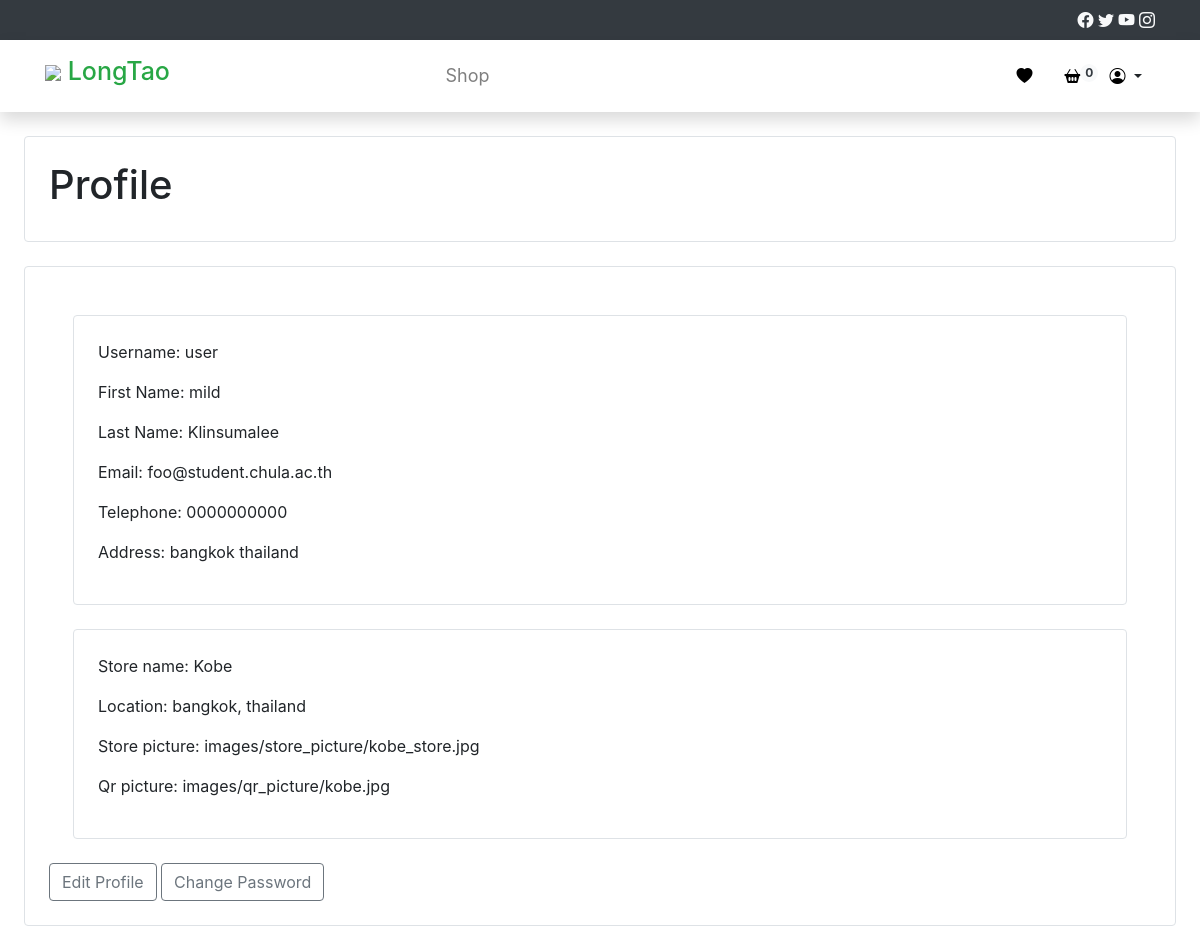
Before: /profile/ (signed in) with the older database file.
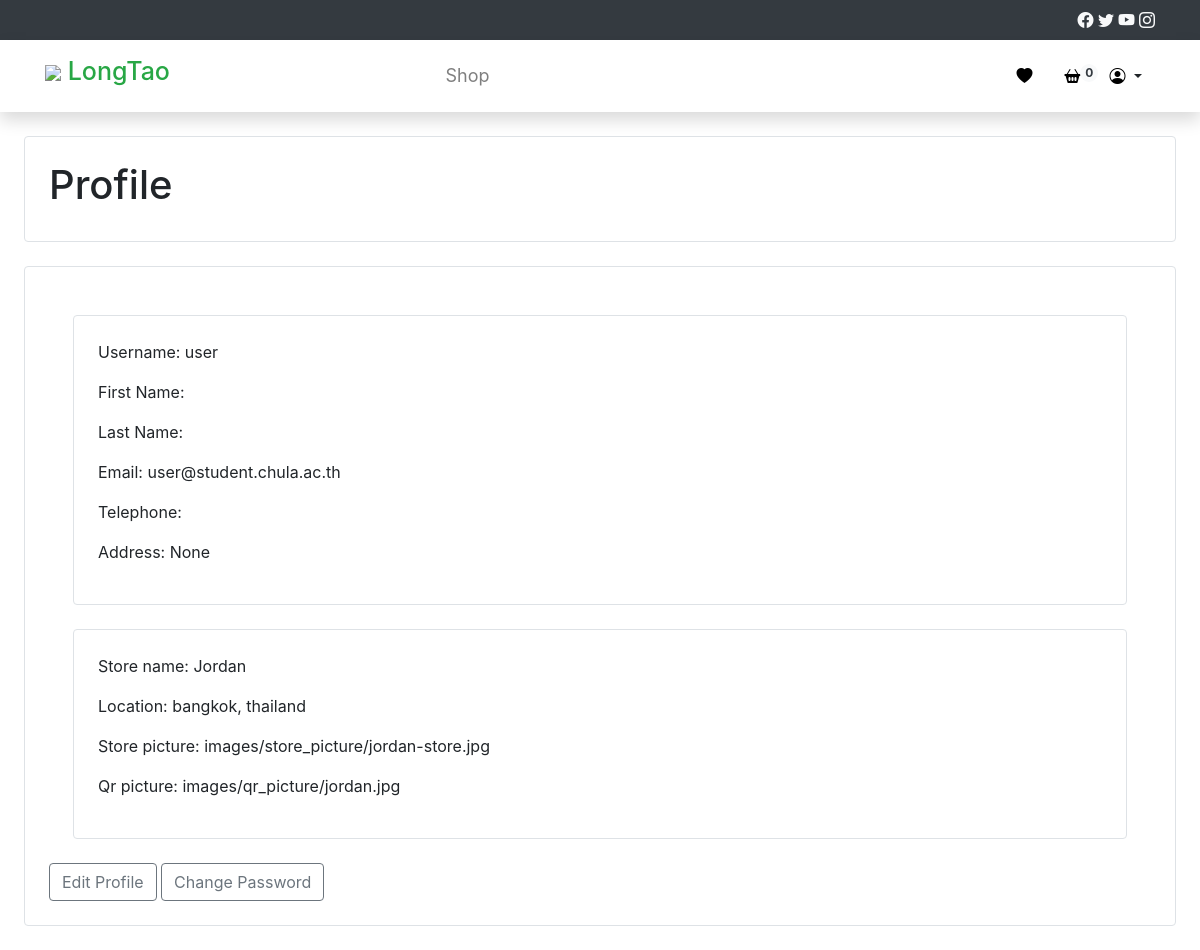
After: the same page with the newer database file.
### Core/models.py (models this page shows)
class User(AbstractUser):
    email = models.EmailField(unique=True,validators=[chula_email_validator])
    telephone = models.CharField(max_length=10, null=False, unique=True, validators=[
        RegexValidator(
            regex=r'^0\d{9}$',
            message='Telephone number must start with 0 and have 10 digits',
            code='invalid_telephone'
        )
    ])
    address = models.CharField(max_length=200, null=True,)

### Vendor/models.py (models this page shows, shortened)
class Vendor(models.Model):
        store_name = models.CharField(max_length=50, null=False)
        user = models.OneToOneField(settings.AUTH_USER_MODEL, null=False, blank=True, on_delete=models.CASCADE, default=None)
        location = models.CharField(max_length=100)
        store_picture = models.ImageField(upload_to='images/store_picture/', null=True)
        qr_picture = models.ImageField(upload_to='images/qr_picture/', null=True)

### Core/views.py (the view)
# urls.py: path('profile/', views.profile, name='profile'),
@login_required
def profile(request):
    vendor = Vendor.objects.filter(user=request.user).first()
    context = {'user': request.user, 'vendor': vendor}
    return render(request, 'profile.html', context)

### Core/templates/profile.html
{% extends 'Buyer_base.html' %}
{% block content %}
<div class="border rounded p-4 m-4">
    <h1>Profile</h1>
</div>
<div class="border rounded p-4 m-4">
    <div class="border rounded p-4 m-4">
        <p>Username: {{ user.username }}</p>
        <p>First Name: {{ user.first_name }}</p>
        <p>Last Name: {{ user.last_name }}</p>
        <p>Email: {{ user.email }}</p>
        <p>Telephone: {{ user.telephone }}</p>
        <p>Address: {{ user.address }}</p>
    </div>
    {% if vendor %}
    <div class="border rounded p-4 m-4">
        <p>Store name: {{ vendor.store_name }}</p>
        <p>Location: {{ vendor.location }}</p>
        <p>Store picture: {{ vendor.store_picture }}</p>
        <p>Qr picture: {{ vendor.qr_picture }}</p>
    </div>
    {% endif %}
    <a href="{% url 'Core:edit_profile' %}" class="btn btn-outline-secondary">Edit Profile</a>
    <a href="{% url 'Core:change_password' %}" class="btn btn-outline-secondary">Change Password</a>
</div>
{% endblock %}

Changed rows visible on the page:
changed User "user": email "foo@student.chula.ac.th" → "user@student.chula.ac.th"; address "bangkok thailand" → "None"; first_name "mild" → (not shown); last_name "Klinsumalee" → (not shown); telephone "0000000000" → (not shown)
changed Vendor "bangkok, thailand": store_name "Kobe" → "Jordan"; store_picture "images/store_picture/kobe_store.jpg" → "images/store_picture/jordan-store.jpg"; qr_picture "images/qr_picture/kobe.jpg" → "images/qr_picture/jordan.jpg"
